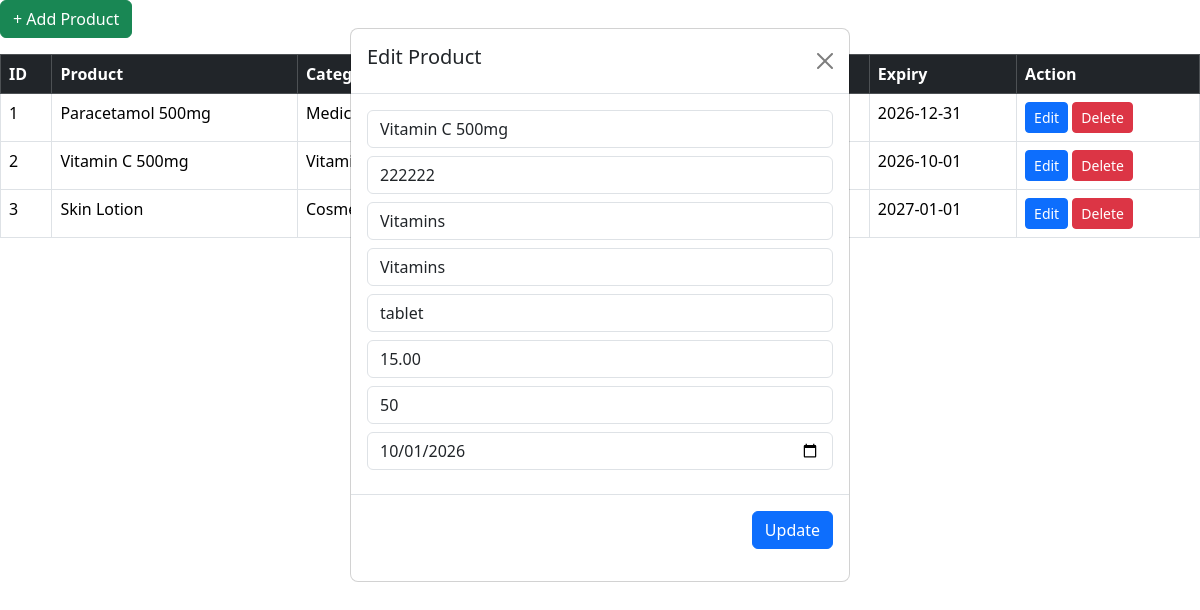
/reusablepage/productmanagement.php?editProduct=2, run on the app's committed database.
### tables this page shows
CREATE TABLE `products` (
  `id` int(11) NOT NULL,
  `product_name` varchar(255) DEFAULT NULL,
  `barcode` varchar(100) DEFAULT NULL,
  `category_id` int(11) DEFAULT NULL,
  `classification_id` int(11) DEFAULT NULL,
  `unit` varchar(50) DEFAULT NULL,
  `price` decimal(10,2) DEFAULT NULL
);

CREATE TABLE `product_categories` (
  `id` int(11) NOT NULL,
  `category_name` varchar(100) DEFAULT NULL
);

CREATE TABLE `inventory` (
  `id` int(11) NOT NULL,
  `product_id` int(11) DEFAULT NULL,
  `quantity` int(11) DEFAULT NULL,
  `expiry_date` date DEFAULT NULL
);

CREATE TABLE `product_classifications` (
  `id` int(11) NOT NULL,
  `classification_name` varchar(100) DEFAULT NULL,
  `is_discountable` tinyint(1) DEFAULT NULL,
  `is_vatable` tinyint(1) DEFAULT NULL
);

### reusablepage/addproductmodal.php (called while the page is built, shortened)
<?php
require_once __DIR__ . "/../function/addprodfunct.php";
require_once __DIR__ . "/../conn/connection_links.php";
$product = new ProductManagement($db);
$categories = $product->getCategories();
$classifications = $product->getClassifications();
?>

### function/addprodfunct.php (called while the page is built, shortened)
<?php
class ProductManagement
{
    private $con;
    public function __construct($db)
    {
        $this->con = $db;
    }
    public function getAllProducts()
    {
        $stmt = $this->con->prepare("
            SELECT
                p.id,
                p.product_name,
                p.price,
                pc.category_name,
                pcl.classification_name,
                COALESCE(SUM(i.quantity), 0) AS quantity,
                MAX(i.expiry_date) AS expiry_date
            FROM products p
            LEFT JOIN product_categories pc ON p.category_id = pc.id
            LEFT JOIN product_classifications pcl ON p.classification_id = pcl.id
            LEFT JOIN inventory i ON p.id = i.product_id
            GROUP BY p.id
        ");
        $stmt->execute();
        return $stmt->fetchAll();
    }
    public function getCategories()
    {
        $stmt = $this->con->prepare("SELECT * FROM product_categories");
        $stmt->execute();
        return $stmt->fetchAll();
    }
    public function getClassifications()
    {
        $stmt = $this->con->prepare("SELECT * FROM product_classifications");
        $stmt->execute();
        return $stmt->fetchAll();
    }
    public function getProductById($id)
    {
        $stmt = $this->con->prepare("
        SELECT p.*, i.quantity, i.expiry_date
        FROM products p
        LEFT JOIN inventory i ON p.id = i.product_id
        WHERE p.id = ?
    ");
        $stmt->execute([$id]);
        return $stmt->fetch();
    }
}

### reusablepage/productmanagement.php (the view, shortened to what this page needs)
<?php
require_once __DIR__ . "/../function/addprodfunct.php";
require_once __DIR__ . "/../conn/connection_links.php";
$product = new ProductManagement($db);
$products = $product->getAllProducts();
$categories = $product->getCategories();
$classifications = $product->getClassifications();
$editData = null;
if (isset($_GET['editProduct'])) {
    $editId = (int) $_GET['editProduct'];
    $editData = $product->getProductById($editId);
}
?>
<div class="mb-3">
    <button class="btn btn-success" data-bs-toggle="modal" data-bs-target="#addProductModal">
        + Add Product
    </button>
</div>
<table id="usersTable" class="table table-bordered table-hover">
    <thead class="table-dark">
        <tr>
            <th>ID</th>
            <th>Product</th>
            <th>Category</th>
            <th>Classification</th>
            <th>Price</th>
            <th>Stock</th>
            <th>Expiry</th>
            <th>Action</th>
        </tr>
    </thead>
    <tbody>
        <?php foreach ($products as $prod): ?>
            <tr>
                <td><?= $prod['id'] ?></td>
                <td><?= $prod['product_name'] ?></td>
                <td><?= $prod['category_name'] ?? 'N/A' ?></td>
                <td><?= $prod['classification_name'] ?? 'N/A' ?></td>
                <td>₱ <?= number_format($prod['price'], 2) ?></td>
                <td><?= $prod['quantity'] ?></td>
                <td><?= $prod['expiry_date'] ?? 'N/A' ?></td>
                <td>
                    <a href="?editProduct=<?= $prod['id'] ?>" class="btn btn-sm btn-primary">Edit</a>
                    <a href="?deleteProduct=<?= $prod['id'] ?>" class="btn btn-sm btn-danger"
                        onclick="return confirm('Delete this product?')">
                        Delete
                    </a>
                </td>
            </tr>
        <?php endforeach; ?>
    </tbody>
</table>
<?php include 'addproductmodal.php'; ?>
<?php include 'updateproductmodal.php'; ?>

### reusablepage/updateproductmodal.php (shortened to what this page needs)
<div class="modal <?= $editData ? 'show d-block' : 'fade' ?>" tabindex="-1">
    <div class="modal-dialog">
        <div class="modal-content">
            <form method="POST">
                <div class="modal-header">
                    <h5>Edit Product</h5>
                  <a href="dashboard?page=product" class="btn-close"></a>
                </div>
                <div class="modal-body">
                    <input type="text" name="product_name" class="form-control mb-2" value="<?= $editData['product_name'] ?? '' ?>" placeholder="Product Name">
                    <input type="text" name="barcode" class="form-control mb-2" value="<?= $editData['barcode'] ?? '' ?>" placeholder="Barcode">
                    <select name="category_id" class="form-control mb-2">
                        <?php foreach ($categories as $cat): ?>
                            <option value="<?= $cat['id'] ?>"
                                <?= ($editData && $editData['category_id'] == $cat['id']) ? 'selected' : '' ?>>
                                <?= $cat['category_name'] ?>
                            </option>
                        <?php endforeach; ?>
                    </select>
                    <select name="classification_id" class="form-control mb-2">
                        <?php foreach ($classifications as $cls): ?>
                            <option value="<?= $cls['id'] ?>"
                                <?= ($editData && $editData['classification_id'] == $cls['id']) ? 'selected' : '' ?>>
                                <?= $cls['classification_name'] ?>
                            </option>
                        <?php endforeach; ?>
                    </select>
                    <input type="text" name="unit" class="form-control mb-2"value="<?= $editData['unit'] ?? '' ?>">
                    <input type="number" name="price" class="form-control mb-2"value="<?= $editData['price'] ?? '' ?>">
                    <input type="number" name="quantity" class="form-control mb-2"value="<?= $editData['quantity'] ?? '' ?>">
                    <input type="date" name="expiry_date" class="form-control mb-2"value="<?= $editData['expiry_date'] ?? '' ?>">
                </div>
                <div class="modal-footer">
                    <button type="submit" name="updateProduct" class="btn btn-primary">
                        Update
                    </button>
                </div>
            </form>
        </div>
    </div>
</div>

### data on the page
products: id "1", product_name "Paracetamol 500mg", category.category_name "Medicine", expiry_date "2026-12-31"
products: id "2", product_name "Vitamin C 500mg", category.category_name "Vitamins", expiry_date "2026-10-01", category_id "Vitamins", classification_id "Vitamins"
products: id "3", product_name "Skin Lotion", category.category_name "Cosmetics", expiry_date "2027-01-01"
inventory: product_name "Vitamin C 500mg", barcode "222222"
